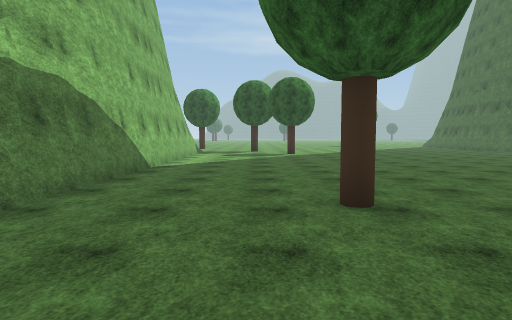
View 1 (above)

18 first-person views from a walk through a 3-D level made in the Unity game engine. The camera is 1.5 m above the floor, tilts 4° down and sees 75° across. The floor is counted in squares, 2 m on a side. Each view is taken from the middle of a square. On the plan, view 1 faces up. The plan holds only what a view shows up to about 11 squares ahead; the rest is blank. The place goes on beyond the plan. Some trees and plants on the terrain are drawn as simple stand-ins. The player is left out. Surface patterns are stand-ins for the level's own textures.

View 2
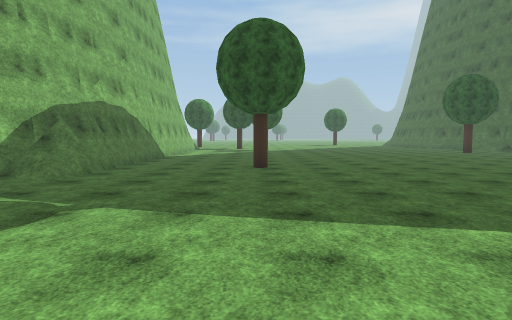

View 3
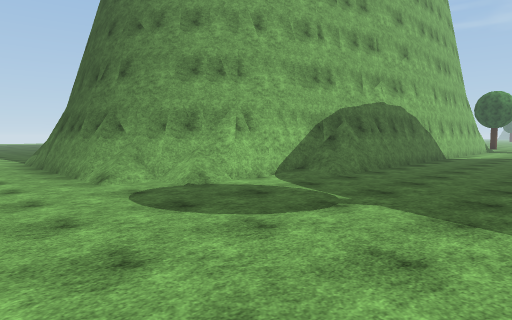

View 4
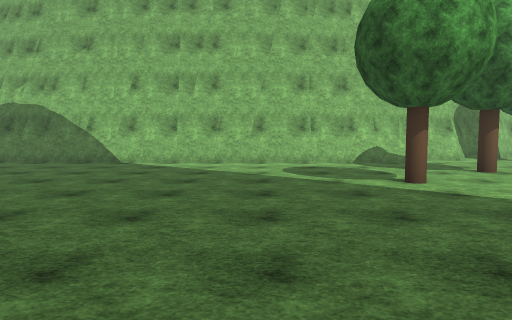

View 5
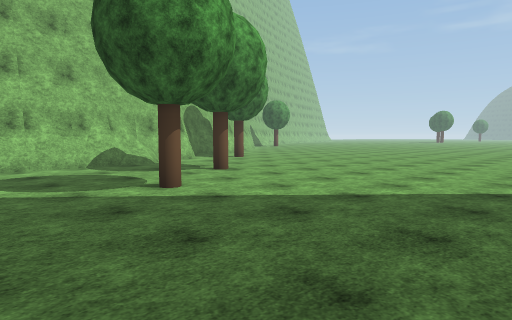

View 6
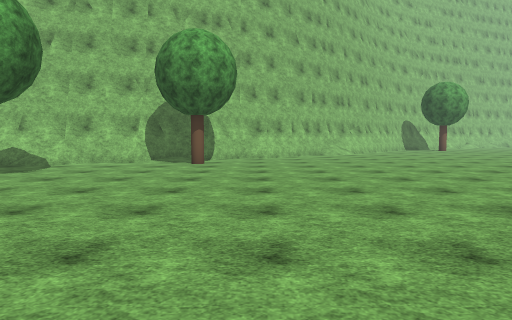

View 7
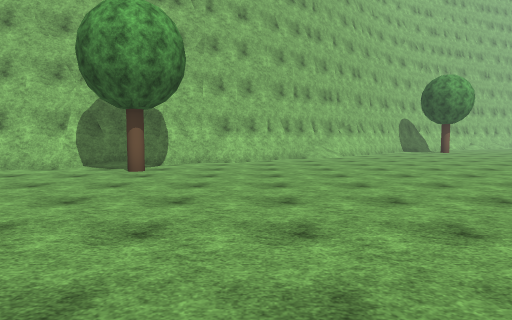

View 8
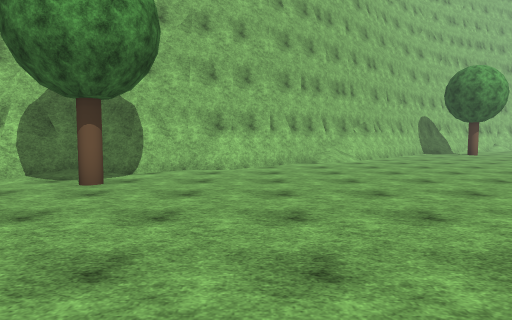

View 9
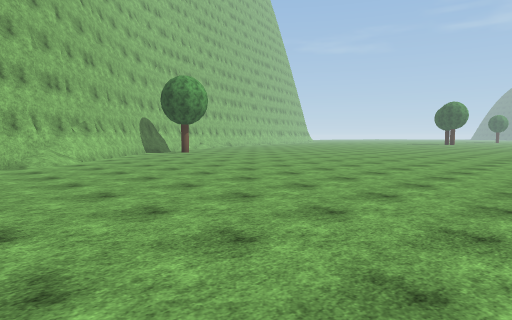

View 10
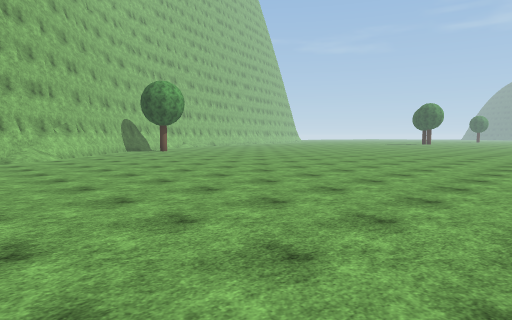

View 11
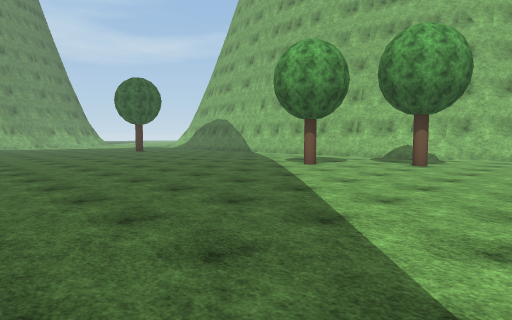

View 12
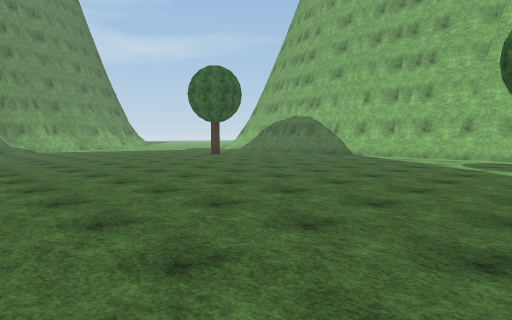

View 13
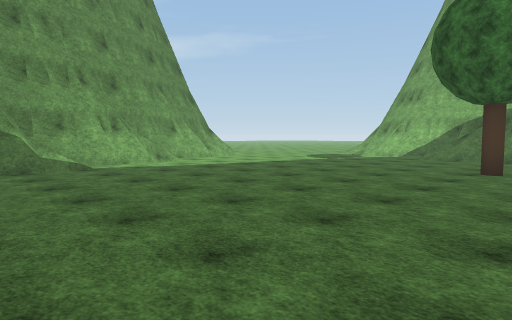

View 14
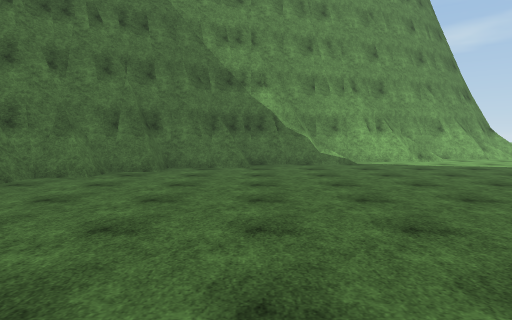

View 15
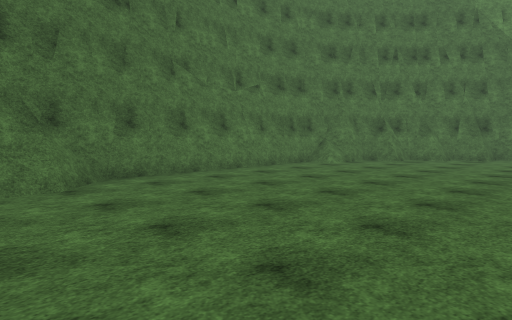

View 16
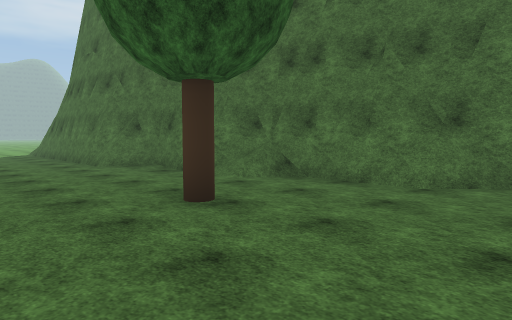

View 17
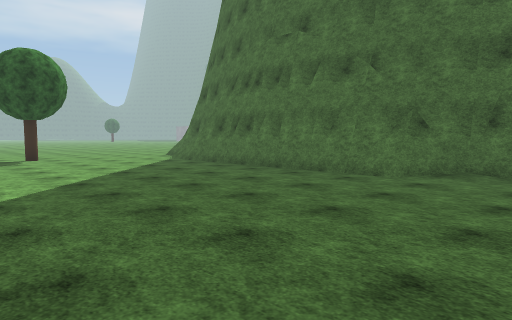

View 18
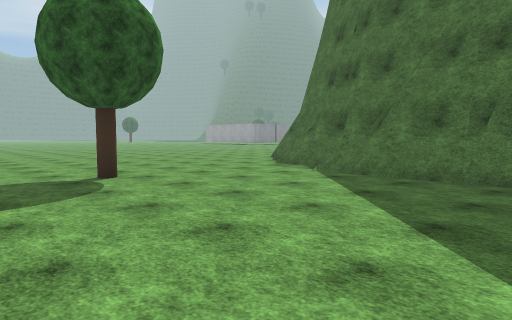

### Floor plan
Key: @ floor where view 1 was taken; # wall or solid block; . floor; / step, stairs or slope; = window, fence, low wall or low ledge; T tree.
Columns run from 9 left of view 1 to 15 right of it. Each row starts with its distance up from view 1.
 32      ........    ..
 31     .........    ...
 30 .............   .....
 29 .............   ......
 28 .............   .......
 27 #.............  .......#
 26 #.............  .T....##
 25 ##............  ......##
 24  ##........... ......=#
 23   ##.................##
 22    #.................##
 21    ##................#
 20     #.T..............#
 19     ##...............#
 18      #...............##
 17      #...T...........##
 16      ##...............#
 15       #....T..........#
 14       #...............##
 13       #................#
 12       #................#
 11       #.............T..##
 10       #................=#
  9       #.................#
  8       #.................#
  7       #.................#
  6       #.................#
  5       #.................#
  4      ##...T.............#
  3      ##.................#
  2      #/.................#
  1      #/................##
  0     ##...@............##
 -1    ###...............##
 -2   ###..............###
 -3 ####.............###
 -4 ..............####
 -5       ... / ###

Positions as (right, up) in squares from view 1, and headings:
1: (0, 0), facing up
2: (1, -5), facing up
3: (1, -5), facing up-left
4: (7, 12), facing left
5: (6, 12), facing up-left
6: (6, 22), facing left
7: (4, 23), facing left
8: (2, 23), facing left
9: (2, 23), facing up-left
10: (4, 23), facing up-left
11: (9, 20), facing down-left
12: (10, 15), facing down-left
13: (9, 5), facing down-left
14: (9, 6), facing down
15: (9, 11), facing down-right
16: (9, 8), facing up-right
17: (6, 14), facing up-right
18: (6, 20), facing up-right
